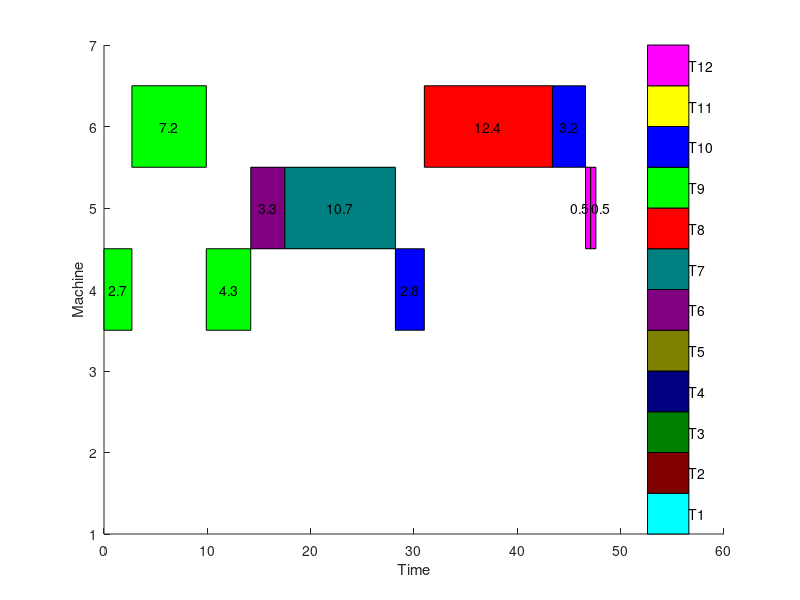

Here is the MATLAB script that generated this plot: (Note: this script raises an error after producing the figure.)


data = [
    1 0 2.7 4  9;
    2 2.7 9.9 6 9 ;
    3 9.9 14.2 4 9;
    4 14.2 17.5 5 6;
    5 17.5 28.2 5 7;
    6 28.2 31 4 10; 
    7 31 43.4 6 8;
    8 43.4 46.6 6 10;
    9 46.6 47.1 5 12;
    10 47.1 47.6 5 12;
];

function create_gantt_chart(data)
    % Extract relevant data
    start_times = data(:, 2);
    end_times = data(:, 3);
    machines = data(:, 4);
    durations = end_times - start_times;
    color_categories = data(:, 5);

    % Define a colormap (you can customize this)
    color_map = [
         0 1 1; % Cyan
    0.5 0 0; % Dark Red
    0 0.5 0; % Dark Green
    0 0 0.5; % Dark Blue
    0.5 0.5 0; % Olive
    0.5 0 0.5; % Purple
    0 0.5 0.5; % 
    1 0 0; % Red
    0 1 0; % Green
    0 0 1; % Blue
    1 1 0; % Yellow
    1 0 1; % Magenta
   
];

    % Create a figure and axes
    figure;
    ax = axes;

    % Plot each task with the specified color and edge color
    for i = 1:size(data, 1)
        rectangle('Position', [start_times(i), machines(i) - 0.5, durations(i), 1], ...
                   'FaceColor', color_map(color_categories(i), :), 'EdgeColor', 'black');
        if i==10
            text(start_times(i) + durations(i)+0.5, machines(i) , num2str(durations(i)), ...
             'HorizontalAlignment', 'center', 'VerticalAlignment', 'middle');
        elseif i==9
            text(start_times(i) + durations(i)/2-0.75, machines(i) , num2str(durations(i)), ...
             'HorizontalAlignment', 'center', 'VerticalAlignment', 'middle');
        else
            text(start_times(i) + durations(i)/2, machines(i) , num2str(durations(i)), ...
             'HorizontalAlignment', 'center', 'VerticalAlignment', 'middle');
        end

    end


    % Create the side visual legend
    legend_x = max(end_times) + 5;  % Adjust the x-position as needed
    legend_y = 1;
    legend_width = 4;
    legend_height = 0.5;
    for i = 1:size(color_map, 1)
        rectangle('Position', [legend_x, legend_y + (i-1)*legend_height, legend_width, legend_height], ...
                   'FaceColor', color_map(i, :), 'EdgeColor', 'black');
        text(legend_x + legend_width, legend_y + (i-1)*legend_height + legend_height/2, ['T' num2str(i)], ...
             'HorizontalAlignment', 'left', 'VerticalAlignment', 'middle');
    end

    % Set axis labels and limits
    xlabel('Time');
    ylabel('Machine');
    xlim([0, max_time]);
    ylim([0, max(machines) + 1]);

    % Customize the plot (optional)
    set(ax, 'YTick', 1:max(machines), 'YTickLabel', num2cell(1:max(machines)));
end






create_gantt_chart(data);